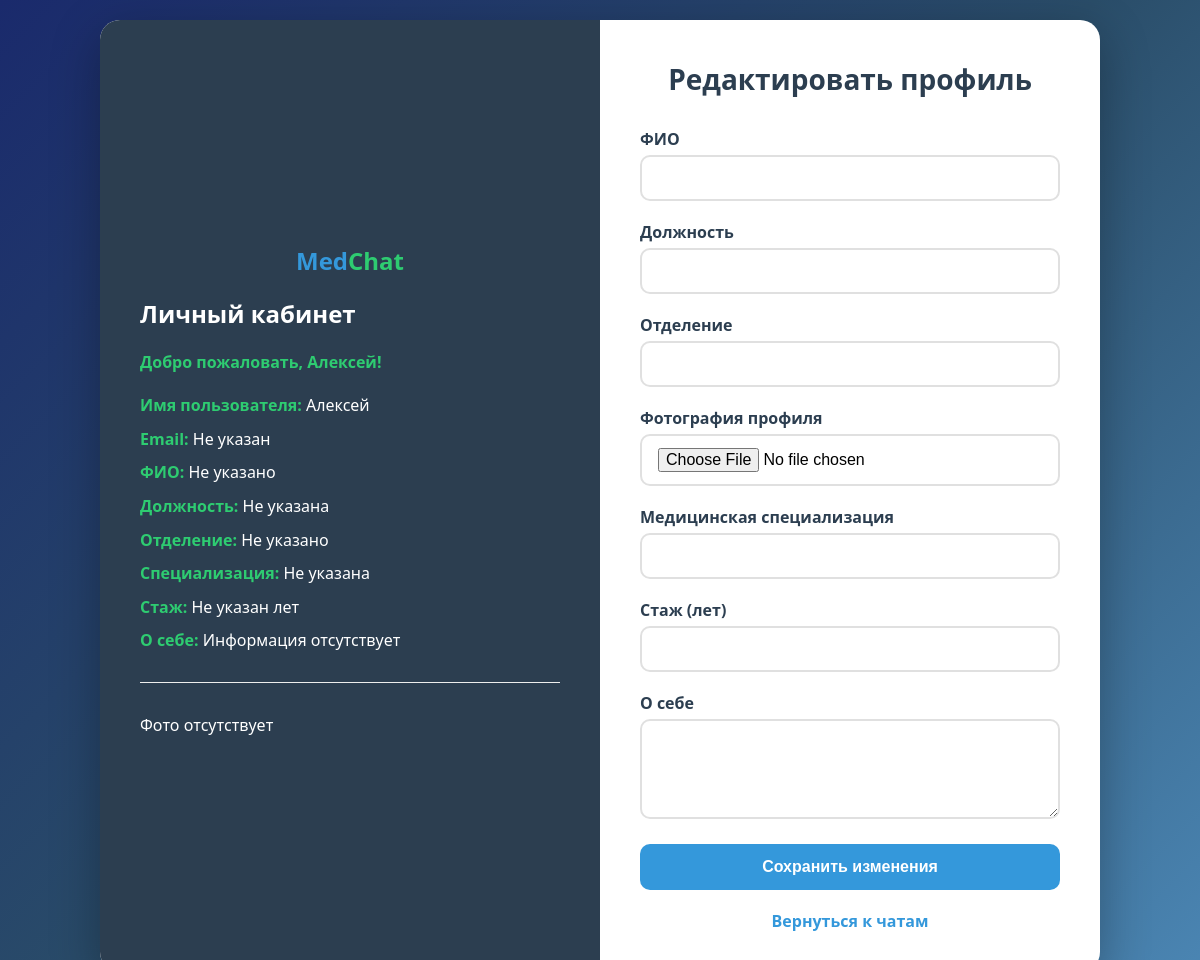
/profile/ (signed in), run on the app's committed database.
### messenger/models.py (models this page shows, shortened)
class Profile(models.Model):
    user = models.OneToOneField(User, on_delete=models.CASCADE, verbose_name="Пользователь")
    full_name = models.CharField("ФИО", max_length=150, blank=True)
    position = models.CharField("Должность", max_length=100, blank=True)
    department = models.CharField("Отделение", max_length=100, blank=True)
    photo = models.ImageField("Фотография", upload_to="profile_photos/", blank=True, null=True)
    medical_specialization = models.CharField("Медицинская специализация", max_length=200, blank=True)
    experience_years = models.PositiveIntegerField("Стаж (лет)", blank=True, null=True)
    bio = models.TextField("О себе", blank=True)

### messenger/views.py (the view)
# urls.py: path('profile/', views.profile, name='profile'),
@login_required
def profile(request):
    profile, created = Profile.objects.get_or_create(user=request.user)
    if request.method == 'POST':
        form = ProfileForm(request.POST, request.FILES, instance=profile)
        if form.is_valid():
            form.save()
            return redirect('profile')
    else:
        form = ProfileForm(instance=profile)
    return render(request, 'messenger/profile.html', {'form': form, 'profile': profile})

### messenger/forms.py
class ProfileForm(forms.ModelForm):
    class Meta:
        model = Profile
        fields = [
            'full_name', 'position', 'department', 'photo',
            'medical_specialization', 'experience_years', 'bio'
        ]
        labels = {
            'full_name': 'ФИО',
            'position': 'Должность',
            'department': 'Отделение',
            'photo': 'Фотография профиля',
            'medical_specialization': 'Медицинская специализация',
            'experience_years': 'Стаж (лет)',
            'bio': 'О себе',
        }
        widgets = {
            'full_name': forms.TextInput(attrs={'class': 'form-control'}),
            'position': forms.TextInput(attrs={'class': 'form-control'}),
            'department': forms.TextInput(attrs={'class': 'form-control'}),
            'photo': forms.FileInput(attrs={'class': 'form-control'}),
            'medical_specialization': forms.TextInput(attrs={'class': 'form-control'}),
            'experience_years': forms.NumberInput(attrs={'class': 'form-control', 'min': 0}),
            'bio': forms.Textarea(attrs={'class': 'form-control', 'rows': 4}),
        }

### messenger/templates/messenger/profile.html (shortened to what this page needs)
<!DOCTYPE html>
<html lang="ru">
<head>
</head>
<body>
    <div class="container">
        <div class="info-section">
            <div class="logo">
                <h3>Med<span>Chat</span></h3>
            </div>
            <h2>Личный кабинет</h2>
            <p><strong>Добро пожаловать, {{ user.username }}!</strong></p>
            <div class="profile-info">
                <p><strong>Имя пользователя:</strong> {{ user.username }}</p>
                <p><strong>Email:</strong> {{ user.email|default:"Не указан" }}</p>
                <p><strong>ФИО:</strong> {{ profile.full_name|default:"Не указано" }}</p>
                <p><strong>Должность:</strong> {{ profile.position|default:"Не указана" }}</p>
                <p><strong>Отделение:</strong> {{ profile.department|default:"Не указано" }}</p>
                <p><strong>Специализация:</strong> {{ profile.medical_specialization|default:"Не указана" }}</p>
                <p><strong>Стаж:</strong> {{ profile.experience_years|default:"Не указан" }} лет</p>
                <p><strong>О себе:</strong> {{ profile.bio|default:"Информация отсутствует" }}</p>
            </div>
            {% if profile.photo %}
                <img src="{{ profile.photo.url }}" alt="Фото профиля" class="profile-photo">
            {% else %}
                <p>Фото отсутствует</p>
            {% endif %}
        </div>
        <div class="form-section">
            <h1>Редактировать профиль</h1>
            <form method="post" enctype="multipart/form-data">
                {% for field in form %}
                    <div class="form-group">
                        <label for="{{ field.id_for_label }}">{{ field.label }}</label>
                        {{ field }}
                    </div>
                {% endfor %}
                <button type="submit" class="btn">Сохранить изменения</button>
            </form>
            <a href="{% url 'chats' %}" class="back-link">Вернуться к чатам</a>
        </div>
    </div>
</body>
</html>

### messenger/templates/messenger/profile.html (style rules this page uses)
* { margin: 0; padding: 0; box-sizing: border-box; }
body { font-family: 'Segoe UI', Tahoma, Geneva, Verdana, sans-serif; background: linear-gradient(135deg, #1a2a6c, #2a4d69, #4b86b4); min-height: 100vh; display: flex; justify-content: center; align-items: center; padding: 20px; }
.container { display: flex; max-width: 1000px; width: 100%; background: white; border-radius: 20px; box-shadow: 0 15px 50px rgba(0, 0, 0, 0.3); overflow: hidden; }
.info-section { flex: 1; padding: 40px; background: #2c3e50; color: white; display: flex; flex-direction: column; justify-content: center; }
.info-section h2 { font-size: 24px; margin-bottom: 20px; }
.info-section p { margin-bottom: 10px; line-height: 1.6; }
.info-section strong { color: #2ecc71; }
.form-section { flex: 1; padding: 40px; display: flex; flex-direction: column; justify-content: center; }
.form-section h1 { color: #2c3e50; font-size: 28px; margin-bottom: 30px; text-align: center; }
.form-group { margin-bottom: 20px; }
.form-group label { display: block; margin-bottom: 5px; color: #2c3e50; font-weight: 600; }
.form-control { width: 100%; padding: 12px 16px; border: 2px solid #e0e0e0; border-radius: 10px; font-size: 16px; outline: none; transition: border-color 0.3s ease; }
.btn { width: 100%; padding: 14px; background: #3498db; color: white; border: none; border-radius: 10px; font-size: 16px; font-weight: 600; cursor: pointer; transition: background 0.3s ease; }
.back-link { display: block; text-align: center; margin-top: 20px; color: #3498db; text-decoration: none; font-weight: 600; }
.profile-info { margin-bottom: 30px; padding-bottom: 20px; border-bottom: 1px solid #eee; }
.profile-info p { margin: 8px 0; }
.logo { text-align: center; margin-bottom: 20px; }
.logo h3 { color: #3498db; font-size: 24px; font-weight: 700; }
.logo span { color: #2ecc71; }

### data on the page
Profile: full_name "Не указано", position "Не указана", department "Не указано", medical_specialization "Не указана", experience_years "Не указан", bio "Информация отсутствует"

### other printed values
{{ user.username }} "Алексей"
{{ user.email|default:"Не указан" }} "Не указан"
{{ field.label }} "ФИО" "Должность" "Отделение" "Фотография профиля" "Медицинская специализация" "Стаж (лет)" "О себе"
